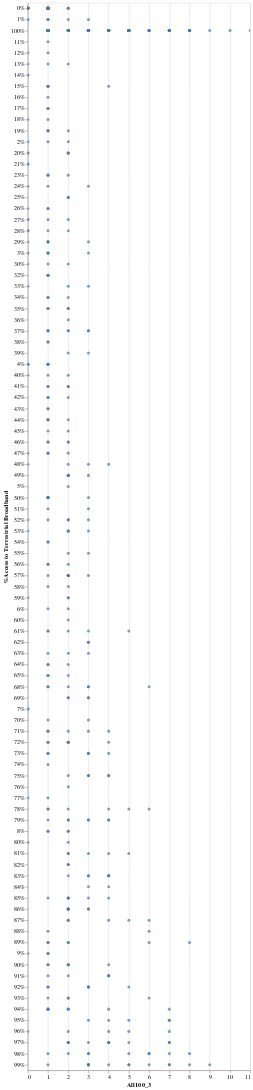

The cell this chart's notebook holds for it:
### Markdown cell above
## EDA on Speeds

### Code cell
alt.Chart(ar_df).mark_circle().encode(
 x= "All100_3",
 y = '%Access to Terrestrial Broadband').interactive()

### Figure 1 — Vega-Lite specification as saved in the notebook (floating-point values rounded to 4 significant figures; data arrays with more than 128 entries replaced by an {"elided": "..."} marker saying what was removed)
{"config": {"view": {"continuousWidth": 400, "continuousHeight": 300}}, "data": {"name": "data-3b21431fe8f525d8b147de4dba6fd4dc"}, "mark": "circle", "encoding": {"x": {"type": "quantitative", "field": "All100_3"}, "y": {"type": "nominal", "field": "%Access to Terrestrial Broadband"}}, "selection": {"selector008": {"type": "interval", "bind": "scales", "encodings": ["x", "y"]}}, "$schema": "https://vega.github.io/schema/vega-lite/v4.8.1.json", "datasets": {"data-3b21431fe8f525d8b147de4dba6fd4dc": {"elided": "530 records"}}}
